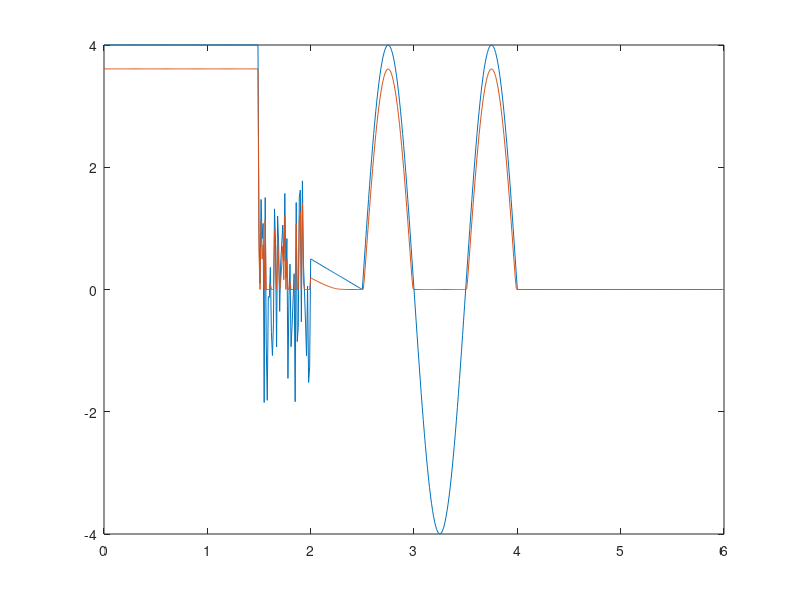

The MATLAB source for this figure:
function lab5
global E R  i0 a
R=1; i0=2e-6; a=36.8549;
t = 0:0.01:6;
Et=2*lab_3_fun(t);
Urt=[];
for E = Et
    Ur =newmet5;
    Urt=[Urt,Ur];
end    
plot(t,Et,t,Urt)


function x0 = newmet5(x0,epsilon)
if nargin == 0
    x0=0;
    epsilon = 1e-3;
end
delta = funx(x0)/fund(x0);
while abs(delta) > epsilon
    delta = funx(x0)/fund(x0);
    x0=x0-delta;
end    


function fx = funx(UR)
global E R i0 a
%i0=1; a=1; E=1; R=1;
fx = i0*(exp(a*(E-UR))-1)-UR/R; 


function fx = fund(UR)
% funx atvasinājums
global E R i0 a
%a=1; i0=1; E=1; R=1;
fx = - 1/R - a*i0*exp(a*(E - UR)); 

function y = lab_3_fun(t)
t=0:0.01:6;
t_sin_f=(t>=2.5)&(t<4); t_sin = t(t_sin_f);
t_zero_f= (t>=0)&(t<1.5); t_zero = t(t_zero_f);
t_const_f=(t>=4)&(t<=6); t_const=t(t_const_f);
t_saw_f = (t>=2)&(t<2.5); t_saw = t(t_saw_f);
t_noise_f = (t>=1.5)&(t<2); t_noise=t(t_noise_f);
A0=0; A=2; T=(4-2.5)/1.5; f=1/T; delay = 2.5;
y_sin = A0+A*sin(2*pi*f*(t_sin-delay));
y_const=zeros(1,201)+0;
y_const=zeros(size(t_const))+0;
y_zero=zeros(size(t_zero))+2;
y_noise=rand(size(t_noise))*2-1.;
yA = 0; yB = 0.25; tA = 2.5; tB = 2; delay = 2.5;
k = (yA-yB)/(tA-tB);
y_saw = k*(t_saw-delay);
t=[t_zero,t_noise,t_saw,t_sin,t_const];
y=[y_zero,y_noise,y_saw,y_sin,y_const];
plot(t,y)